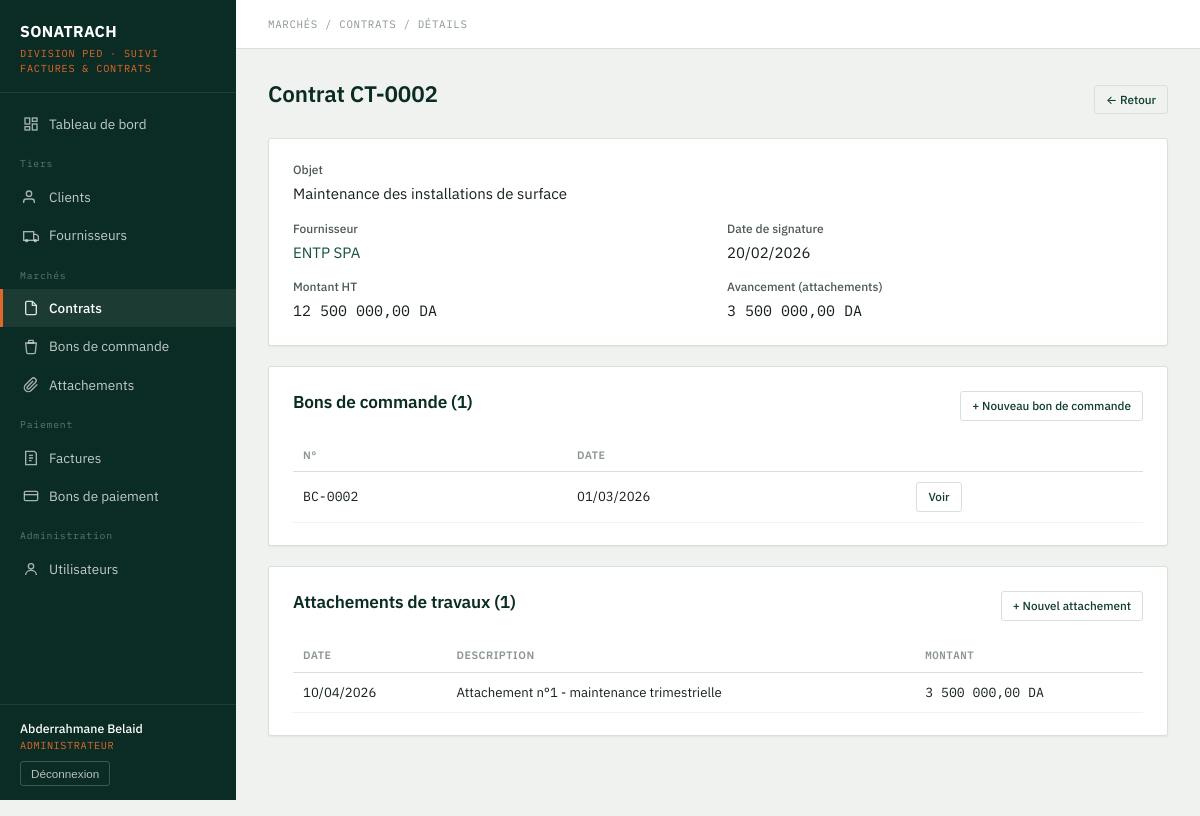
Screenshot of /contrats/view.php?id=2 (signed in) with the database file from the repository.
### tables this page shows
CREATE TABLE contrats (
    num_contrat    INT AUTO_INCREMENT PRIMARY KEY,
    objet_contrat  VARCHAR(255) NOT NULL,
    date_signature DATE,
    montant_ht     DECIMAL(15,2),
    id_four        INT NOT NULL,
    date_creation  DATETIME DEFAULT CURRENT_TIMESTAMP,
    FOREIGN KEY (id_four) REFERENCES fournisseurs(id_four)
);

CREATE TABLE fournisseurs (
    id_four        INT AUTO_INCREMENT PRIMARY KEY,
    rs_four        VARCHAR(150) NOT NULL,
    nom_four       VARCHAR(100),
    pre_four       VARCHAR(100),
    num_tel_four   VARCHAR(20),
    adr_four       VARCHAR(200),
    nis_four       VARCHAR(30),
    num_fax_four   VARCHAR(20),
    date_creation  DATETIME DEFAULT CURRENT_TIMESTAMP
);

CREATE TABLE bons_commande (
    num_bc        INT AUTO_INCREMENT PRIMARY KEY,
    date_bc       DATE,
    num_contrat   INT NOT NULL,
    FOREIGN KEY (num_contrat) REFERENCES contrats(num_contrat)
);

CREATE TABLE attachements (
    id_attachement INT AUTO_INCREMENT PRIMARY KEY,
    num_contrat    INT NOT NULL,
    date_att       DATE,
    montant_att    DECIMAL(15,2),
    description    TEXT,
    FOREIGN KEY (num_contrat) REFERENCES contrats(num_contrat)
);

### includes/auth.php (called while the page is built, shortened)
<?php
function current_user() {
    return [
        'id'      => $_SESSION['user_id'] ?? null,
        'nom'     => $_SESSION['nom'] ?? '',
        'prenom'  => $_SESSION['prenom'] ?? '',
        'role'    => $_SESSION['role'] ?? '',
        'id_four' => $_SESSION['id_four'] ?? null,
    ];
}
function base_url($path = '') {
    $root = rtrim(dirname($_SERVER['SCRIPT_NAME']), '/\\');
    $subfolders = ['/clients', '/fournisseurs', '/contrats', '/bons_commande', '/attachements', '/factures', '/bons_paiement', '/dashboard', '/admin', '/espace_fournisseur'];
    foreach ($subfolders as $sub) {
        if (substr($root, -strlen($sub)) === $sub) {
            $root = substr($root, 0, -strlen($sub));
            break;
        }
    }
    return ($root === '' ? '' : $root) . '/' . ltrim($path, '/');
}
function e($str) {
    return htmlspecialchars($str ?? '', ENT_QUOTES, 'UTF-8');
}
function fmt_montant($montant) {
    return number_format((float)$montant, 2, ',', ' ') . ' DA';
}
function fmt_date($date) {
    $d = DateTime::createFromFormat('Y-m-d', $date) ?: new DateTime($date);
    return $d->format('d/m/Y');
}

### contrats/view.php (the view, shortened to what this page needs)
<?php
require_once __DIR__ . '/../includes/auth.php';
$id = (int)($_GET['id'] ?? 0);
$stmt = $pdo->prepare("SELECT c.*, f.rs_four, f.id_four FROM contrats c JOIN fournisseurs f ON f.id_four = c.id_four WHERE c.num_contrat = ?");
$stmt->execute([$id]);
$c = $stmt->fetch();
$bons = $pdo->prepare("SELECT * FROM bons_commande WHERE num_contrat = ? ORDER BY date_bc DESC");
$bons->execute([$id]);
$bons = $bons->fetchAll();
$attachements = $pdo->prepare("SELECT * FROM attachements WHERE num_contrat = ? ORDER BY date_att DESC");
$attachements->execute([$id]);
$attachements = $attachements->fetchAll();
$totalAttache = array_sum(array_column($attachements, 'montant_att'));
include __DIR__ . '/../includes/header.php';
?>
<div class="card-head">
    <h1>Contrat CT-<?= str_pad($id, 4, '0', STR_PAD_LEFT) ?></h1>
    <a href="list.php" class="btn outline small">← Retour</a>
</div>
<div class="card">
    <div class="form-grid">
        <div class="field full"><label>Objet</label><div><?= e($c['objet_contrat']) ?></div></div>
        <div class="field"><label>Fournisseur</label><div><a href="<?= base_url('fournisseurs/view.php?id=' . $c['id_four']) ?>"><?= e($c['rs_four']) ?></a></div></div>
        <div class="field"><label>Date de signature</label><div><?= fmt_date($c['date_signature']) ?></div></div>
        <div class="field"><label>Montant HT</label><div class="mono"><?= fmt_montant($c['montant_ht']) ?></div></div>
        <div class="field"><label>Avancement (attachements)</label><div class="mono"><?= fmt_montant($totalAttache) ?></div></div>
    </div>
</div>
<div class="card">
    <div class="card-head">
        <h2>Bons de commande (<?= count($bons) ?>)</h2>
        <?php if (in_array($user['role'], ['admin','ordonnateur'])): ?>
        <a href="<?= base_url('bons_commande/add.php?contrat=' . $id) ?>" class="btn outline small">+ Nouveau bon de commande</a>
        <?php endif; ?>
    </div>
    <?php if (empty($bons)): ?>
        <div class="empty-state">Aucun bon de commande pour ce contrat.</div>
    <?php else: ?>
    <table>
        <thead><tr><th>N°</th><th>Date</th><th></th></tr></thead>
        <tbody>
        <?php foreach ($bons as $b): ?>
            <tr>
                <td class="num">BC-<?= str_pad($b['num_bc'], 4, '0', STR_PAD_LEFT) ?></td>
                <td><?= fmt_date($b['date_bc']) ?></td>
                <td><a href="<?= base_url('bons_commande/view.php?id=' . $b['num_bc']) ?>" class="btn outline small">Voir</a></td>
            </tr>
        <?php endforeach; ?>
        </tbody>
    </table>
    <?php endif; ?>
</div>
<div class="card">
    <div class="card-head">
        <h2>Attachements de travaux (<?= count($attachements) ?>)</h2>
        <?php if (in_array($user['role'], ['admin','ordonnateur'])): ?>
        <a href="<?= base_url('attachements/add.php?contrat=' . $id) ?>" class="btn outline small">+ Nouvel attachement</a>
        <?php endif; ?>
    </div>
    <?php if (empty($attachements)): ?>
        <div class="empty-state">Aucun attachement enregistré pour ce contrat.</div>
    <?php else: ?>
    <table>
        <thead><tr><th>Date</th><th>Description</th><th class="num">Montant</th></tr></thead>
        <tbody>
        <?php foreach ($attachements as $a): ?>
            <tr>
                <td><?= fmt_date($a['date_att']) ?></td>
                <td><?= e($a['description']) ?></td>
                <td class="num"><?= fmt_montant($a['montant_att']) ?></td>
            </tr>
        <?php endforeach; ?>
        </tbody>
    </table>
    <?php endif; ?>
</div>
<?php include __DIR__ . '/../includes/footer.php'; ?>

### assets/css/style.css (style rules this page uses)
:root { --petrol-900: #0B2C24; --petrol-800: #0F3D32; --petrol-700: #15503F; --petrol-600: #1C6650; --flame-500: #E2672B; --flame-600: #C7541F; --sand-100: #EFF2EE; --sand-50: #F7F8F5; --white: #FFFFFF; --ink-900: #16211C; --ink-600: #4C5A53; --ink-400: #8C978F; --border: #D9E0DA; --status-neutre-bg: #ECEEEA; --status-neutre-fg: #4C5A53; --status-attente-bg: #FCEFDD; --status-attente-fg: #9A5B10; --status-progres-bg: #E3F0EA; --status-progres-fg: #1C6650; --status-alerte-bg: #FBE7E3; --status-alerte-fg: #B23A22; --status-succes-bg: #E1F1E6; --status-succes-fg: #1E7A44; --radius: 3px; --shadow-card: 0 1px 2px rgba(11, 44, 36, 0.06); }
* { box-sizing: border-box; }
html, body { margin: 0; padding: 0; background: var(--sand-100); color: var(--ink-900); font-family: 'IBM Plex Sans', -apple-system, sans-serif; font-size: 15px; line-height: 1.5; }
.mono { font-family: 'IBM Plex Mono', monospace; }
a { color: var(--petrol-700); text-decoration: none; }
h1, h2, h3 { font-weight: 600; color: var(--petrol-900); margin: 0 0 .5em; letter-spacing: -0.01em; }
h1 { font-size: 1.5rem; }
h2 { font-size: 1.15rem; }
.card { background: var(--white); border: 1px solid var(--border); border-radius: var(--radius); box-shadow: var(--shadow-card); padding: 22px 24px; margin-bottom: 20px; }
.card-head { display: flex; align-items: center; justify-content: space-between; margin-bottom: 16px; }
table { width: 100%; border-collapse: collapse; }
th { text-align: left; font-size: 0.72rem; text-transform: uppercase; letter-spacing: 0.05em; color: var(--ink-400); font-weight: 600; padding: 8px 10px; border-bottom: 1px solid var(--border); }
td { padding: 10px 10px; border-bottom: 1px solid var(--sand-100); font-size: 0.88rem; vertical-align: middle; }
td.num, th.num { font-family: 'IBM Plex Mono', monospace; }
.form-grid { display: grid; grid-template-columns: 1fr 1fr; gap: 14px 18px; }
.form-grid .full { grid-column: 1 / -1; }
.field label { display: block; font-size: 0.8rem; color: var(--ink-600); margin-bottom: 4px; font-weight: 500; }
.btn { display: inline-flex; align-items: center; gap: 6px; background: var(--petrol-800); color: var(--white); border: none; padding: 9px 16px; border-radius: var(--radius); font-size: 0.88rem; font-weight: 500; cursor: pointer; font-family: inherit; }
.btn.outline { background: transparent; color: var(--petrol-800); border: 1px solid var(--border); }
.btn.small { padding: 5px 11px; font-size: 0.78rem; }

### rows the page displays
contrats: objet_contrat "Maintenance des installations de surface", id_four.rs_four "ENTP SPA", date_signature "20/02/2026", montant_ht "12 500 000,00 DA"
bons_commande: num_bc "0002", date_bc "01/03/2026"
attachements: date_att "10/04/2026", description "Attachement n°1 - maintenance trimestrielle", montant_att "3 500 000,00 DA"

### other values shown
$user['prenom'] . ' ' . $user['nom'] "Abderrahmane Belaid"
role_label($user['role']) "ADMINISTRATEUR"
$page_crumb "MARCHÉS / CONTRATS / DÉTAILS"
str_pad($id, 4, '0', STR_PAD_LEFT) "0002"
fmt_montant($totalAttache) "3 500 000,00 DA"
count($bons) "1"
count($attachements) "1"
